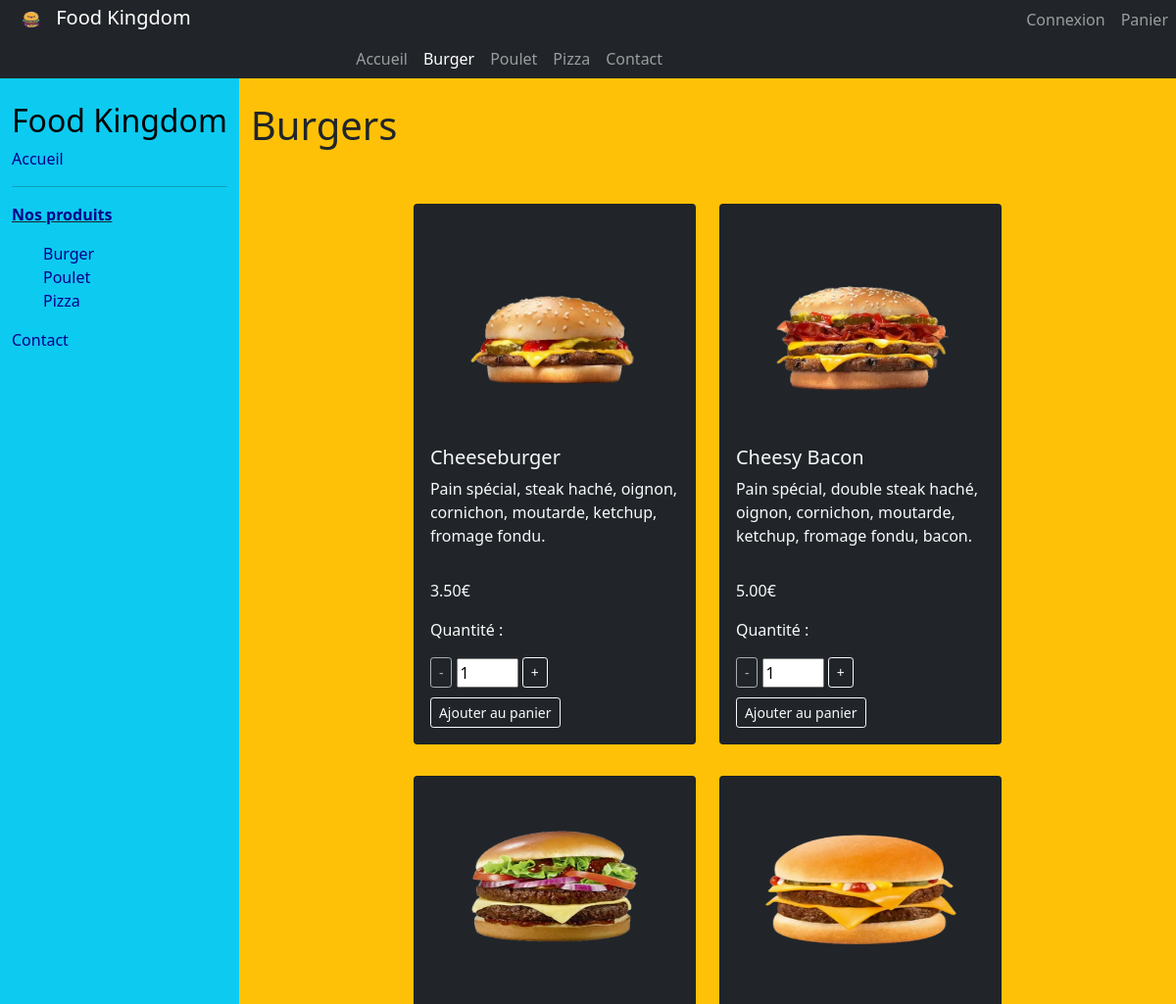
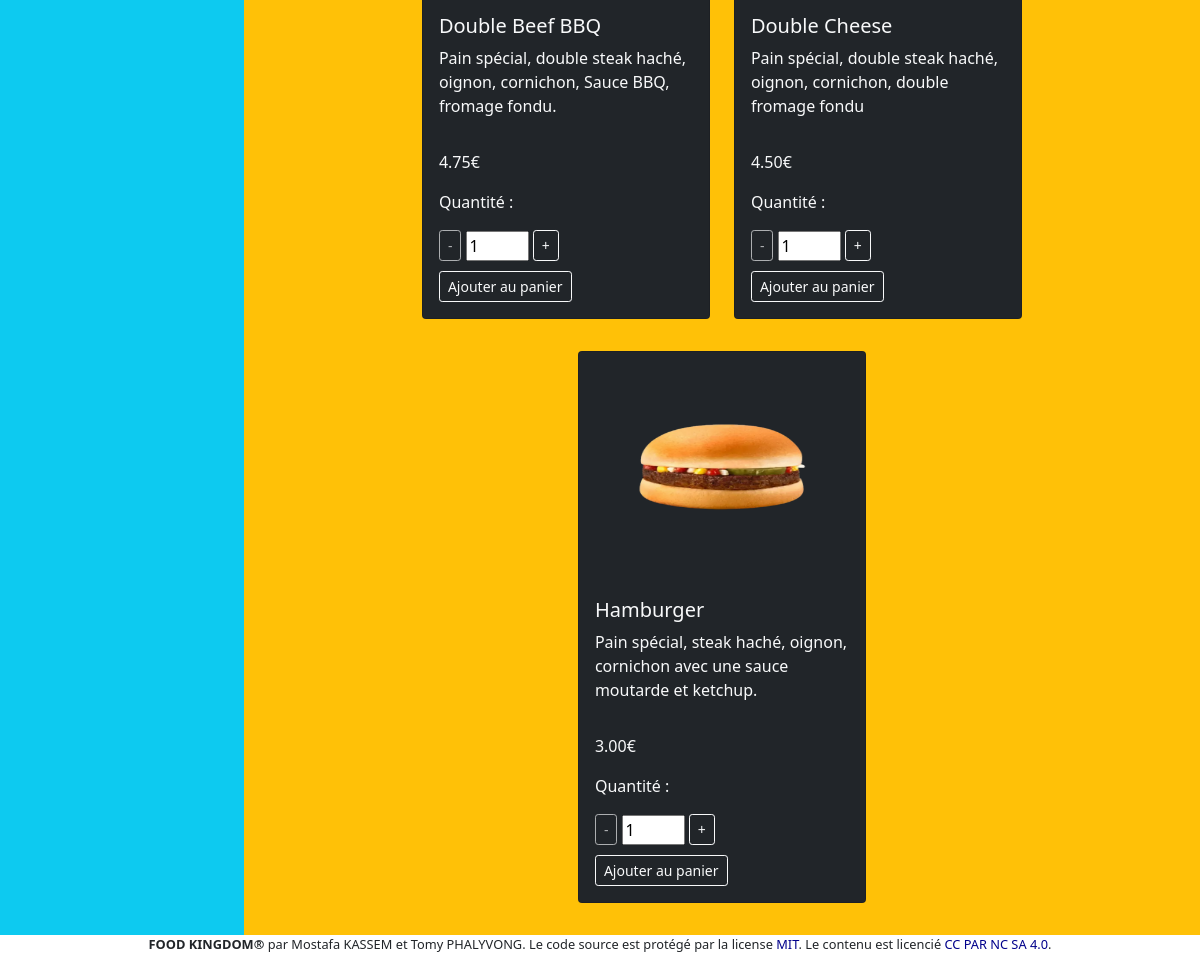
/produits.php?cat=burger, run on the app's committed database (2 pictures, top to bottom).
### tables this page shows
CREATE TABLE IF NOT EXISTS produit (
			alt VARCHAR(191) PRIMARY KEY NOT NULL,
			nom VARCHAR (255) ,
			categorie VARCHAR (255),
			description VARCHAR(255),
			prix VARCHAR(255),
			stock INT,
			image VARCHAR(255)
			);

### varSession.inc.php (called while the page is built, shortened)
<?php
    $cat = array("burger", "poulet", "pizza");
?>

### bdd/bdd.php (called while the page is built, shortened)
<?php
    function fetchProduits($dbConn, $nomCategorie){
        try {
            $query = $dbConn->prepare('SELECT alt, nom, description, prix, stock, image FROM produit WHERE categorie LIKE :categorie');
            $query->bindValue(':categorie', $nomCategorie);
            $query->execute();
            $res = $query->fetchall(PDO::FETCH_ASSOC);
            return $res;
        }
        catch (Exception $error)
        {
            die('Erreur : ' . $error->getMessage());
        }
    }
?>

### produits.php (the view, shortened to what this page needs)
<!DOCTYPE html>
<html lang="en" xmlns="http://www.w3.org/1999/xhtml">
<head>
    <link rel="stylesheet" href="css/style.css">
    <link rel="stylesheet" href="css/bootstrap.css">
</head>
<header>
	<?php
		$currentpage = $_GET['cat'];
		include("php/header.php");
	?>
</header>
	<div class="container-fluid">
        <div class="row">
		<?php include("php/navBarVertical.php");?>
<div class="col-sm bg-warning">
	<aside>
		<br>
		<h1><?php
			if ($_GET['cat'] == "burger"){
				echo "Burgers";
			} else if($_GET['cat'] == "pizza"){
				echo "Pizza";
			} else if ($_GET['cat'] == "poulet") {
				echo "Poulet";
			} else {
				die();
			}	?>   </h1>
			<br><br>
		<div class = "container">
			<div class="row justify-content-md-center">
				<?php
					include("bdd\bdd.php");
					$dbConn = connexion();
					$produits = fetchProduits($dbConn, $_GET['cat']);
					foreach ($produits as $value) {
				?>
					<div class="col col-md-auto">
						<form method="POST" action="php/incrementation.php"  enctype="multipart/form-data">
							<div class="card bg-dark text-light" id="<?php echo $value["alt"]?>" style="width: 18rem";>
								<img src = "<?php echo $value['image']?>" class = "card-img-top zoom" alt = "<?php echo $value["alt"] ?>">
								<div class="card-body">
									<h5 class="card-title"><?php echo $value["nom"] ?> </h5>
									<p class="card-text"> <?php echo $value["description"] ?></p>
								</div>
								<div class="card-body">
										<p> <span class="prix"><?php echo $value["prix"]?></span>€<span class= "stock">Stock : <span class ="stock-quantity"><?php echo $value['stock'] ?></span></span></p>
										<p> Quantité : </p>
										<button type="button" disabled class="btn btn-outline-light btn-sm button-cart decrease" onclick="down('<?php echo $value['alt']?>',this)">-</button>
										<input type="num" class="num" value= "1" size="1" name="qteProduit" readonly />
										<button type="button" class="btn btn-outline-light btn-sm button-cart increase" onclick="up('<?php echo $value['alt']?>',this)">+</button><br>
										<button type="button"  <?php if ($value['stock'] <= 0) { echo 'disabled ';} ?>class="btn btn-outline-light btn-sm button-add-cart  " onclick="stockUpdate('<?php echo $value['alt']?>')"> Ajouter au panier</button>
								</div>
							</div>
						</form>
					</div>
				<?php } ?>
			</div>
		</div>
	</aside>
</div>
	<footer>
    <?php include("php/footer.php");?>
</footer>
</div>
</html>

### php/header.php (shortened to what this page needs)
<?php
	require_once "varSession.inc.php";
?>
<nav class="nav navbar-expand-lg navbar-dark bg-dark ">
		<div class="container-fluid">
		  <a class="navbar-brand" href="index.php"><img id="logo" class=" d.inline-block align-middle" alt="logo" name="logo" src="img/cuteBurger.png" height="40"/>
			Food Kingdom
		  </a>
		  <div class="collapse navbar-collapse justify-content-center" id="navbarNav">
			<ul class="navbar-nav justify-content-center">
			  <li class="nav-item">
				<a <?php if($currentpage == "index") {echo 'class="nav-link active" aria-current="page"';} else echo 'class = "nav-link"';?> href="index.php">Accueil</a>
			  </li>
			  <?php
			  	foreach($cat as $category) {
			  ?>
			  <li class="nav-item">
				<a <?php if($currentpage == $category) {echo 'class="nav-link active" aria-current="page"';} else echo 'class = "nav-link"';?> href="produits.php?cat=<?php echo $category?>"><?php echo ucfirst(($category));?></a>
			  </li>
			  <?php } ?>
			  <li class="nav-item">
				<a <?php if($currentpage == "contact") {echo 'class="nav-link active" aria-current="page"';} else echo 'class = "nav-link"';?> href="contact.php">Contact</a>
			  </li>
			</ul>
		  </div>
		</div>
		<div class="container-fluid-col-1">
		  <div class="collapse navbar-collapse justify-content-center" id="navbarNav">
			<ul class="navbar-nav justify-content-center">
<?php
			echo '<a ';
			if(isset($_SESSION["userConnect"])){
				echo '<a class="nav-link" href="php/deconnexion.php">Deconnexion</a>';
			}
			else{
				if($currentpage == "connexion")
					{echo '<a class="nav-link active" aria-current="page"';}
				else
					echo '<a class = "nav-link"';
				echo ' href="connexion.php">Connexion</a>';
			}
			if($currentpage == "panier")
					echo '<a class="nav-link active" aria-current="page"';
				else
					echo '<a class="nav-link"';
				echo 'aria-current="page" href="panier.php">Panier</a>';
		?>
			</ul>
		  </div>
		</div>
	  </nav>

### php/navBarVertical.php
<div class="col-md-auto bg-info text-dark">
    <section class="align-middle">
        <br>
        <h2>Food Kingdom</h2>
        <a href="index.php">Accueil</a>
        <hr />
        <p><u><b>Nos produits</b></u></p>
        <ul style="list-style-type:none;">
            <li><a href="produits.php?cat=burger">Burger</a></li>
            <li><a href="produits.php?cat=poulet">Poulet</a></li>
            <li><a href="produits.php?cat=pizza">Pizza</a></li>
        </ul>
        <p /><a href="contact.php">Contact</a></p>
    </section>
</div>

### php/footer.php
<div class="text-center ">
    <strong>FOOD KINGDOM®</strong> par Mostafa KASSEM et Tomy PHALYVONG. Le code source est protégé par la license
    <a href="http://opensource.org/licenses/mit-license.php">MIT</a>. Le contenu est licencié <a href="http://creativecommons.org/licenses/by-nc-sa/4.0/">CC PAR NC SA 4.0</a>.
</div>

### css/style.css (style rules this page uses)
a:link { text-decoration: none; color: darkblue; }
h2 { color: black; }
b { color: darkblue; }
footer { font-size: 0.8rem; }
.card { margin-bottom: 2em; }
.button-cart { margin-bottom: 4px; }
.button-add-cart { margin-top: 6px; }
.zoom { padding: 25px; transition: transform 0.5s; width: 286px; height: 230px; }

### data on the page
produit: image+alt (picture), nom "Cheeseburger", description "Pain spécial, steak haché, oignon, cornichon, moutarde, ketchup, fromage fondu.", prix "3.50"
produit: image+alt (picture), nom "Cheesy Bacon", description "Pain spécial, double steak haché, oignon, cornichon, moutarde, ketchup, fromage fondu, bacon.", prix "5.00"
produit: image+alt (picture), nom "Double Beef BBQ", description "Pain spécial, double steak haché, oignon, cornichon, Sauce BBQ, fromage fondu.", prix "4.75"
produit: image+alt (picture), nom "Double Cheese", description "Pain spécial, double steak haché, oignon, cornichon, double fromage fondu", prix "4.50"
produit: image+alt (picture), nom "Hamburger", description "Pain spécial, steak haché, oignon, cornichon avec une sauce moutarde et ketchup.", prix "3.00"

### other printed values
$category "Burger"
$category "Poulet"
$category "Pizza"
